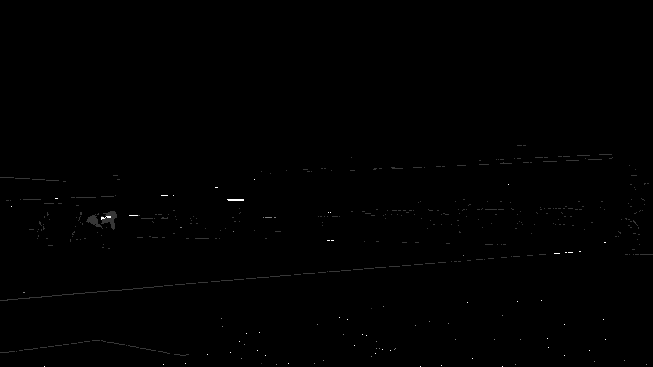
#> input picture img2.png, 653 x 367 px; its folder holds only this picture in this run
$ python -i video_capture_test.py   (imports and definitions only)
#> lines starting #> are read from the running program, lines starting #| are printed output that depends on the picture; after the words box and inside, x2 and y2 are one past the last pixel; in counts of white or black regions, pixels touching at a corner belong together
#> further down, picture is the input picture: shape (367, 653, 3); min 0, max 255, mean 0.6
from utils import setup_video_capture
import cv2 as cv

# [4 lines of commented-out code are left out]
video = "videos\RHP Will Hodges Hanover HS_Liberty Commit) Side View 2nd Inning - Adams Performance Fitness and Physical Therapy (1080p, h264).mp4"

# Press Q to exit
# Press S to pause
# Press D to skip to the next frame

bg_sub = cv.createBackgroundSubtractorKNN()
# [2 lines not run here, left out]

def process(img):
    img = cv.resize(img, None, fx=0.34, fy=0.34)

    img1 = bg_sub.apply(img)
#> img1: shape (125, 222); every value is 255
    cv.imshow("bg_sub", img1)

    img2 = cv.Canny(img, 250, 400)
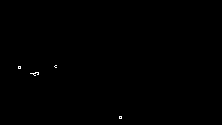
#> img2: shape (125, 222); 0.13% white in thin lines or dots, all inside (x1, y1, x2, y2) = (18, 65, 122, 119)
    cv.imshow("canny", img2)

    img3 = cv.blur(img2, (7,7))
    ret, img3 = cv.threshold(img3, 0, 200, cv.THRESH_BINARY)
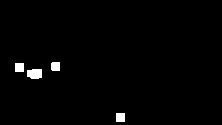
#> img3: shape (125, 222); values 0 (black) and 200 (white), 1.4% white; 4 white regions, box (x1, y1, x2, y2) and area: (27, 69, 42, 79) 135, (15, 63, 24, 72) 81, (116, 113, 125, 122) 81, (51, 62, 60, 71) 79
    cv.imshow("blurred canny", img3)

    img4 = cv.subtract(img1, img3)
    # ret, img4 = cv.threshold(img4, 100, 255, cv.THRESH_BINARY)
    cv.imshow("diff", img4)

# [1 line not run here, left out]

>>> import cv2
>>> picture = cv2.imread('img2.png')
>>> result = process(picture)
